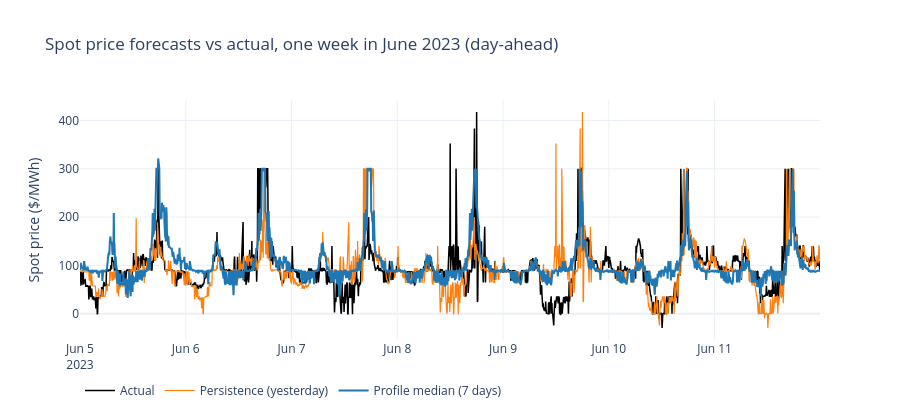

The cell this chart's notebook holds for it:
### Code cell
# Figure 10.1 - Forecast vs actual spot price over one week (forecast issued daily at midnight, 24 h ahead)
wk = spot_y2.loc["2023-06-05":"2023-06-11"]
fc_days = []
for d in pd.date_range("2023-06-05", "2023-06-11", freq="D"):
    tg = wk.index[(wk.index >= d) & (wk.index < d + pd.Timedelta(days=1))]
    fc_days.append(pd.DataFrame({"persistence": persistence_forecast(spot_all, d, tg),
                                 "median": profile_median_forecast(spot_all, d, tg)}))
fc_wk = pd.concat(fc_days)
fig = go.Figure()
fig.add_trace(go.Scatter(x=wk.index, y=wk * 1000, name="Actual", line=dict(color="black", width=1.5)))
fig.add_trace(go.Scatter(x=fc_wk.index, y=fc_wk["persistence"] * 1000, name="Persistence (yesterday)", line=dict(color="#ff7f0e", width=1.2)))
fig.add_trace(go.Scatter(x=fc_wk.index, y=fc_wk["median"] * 1000, name="Profile median (7 days)", line=dict(color="#1f77b4", width=2)))
fig.update_layout(title="Spot price forecasts vs actual, one week in June 2023 (day-ahead)", yaxis_title="Spot price ($/MWh)",
                  template="plotly_white", height=420, legend=dict(orientation="h", yanchor="top", y=-0.15, x=0))
fig.show()

### Figure 1 — Plotly figure (JSON) as saved in the notebook; plotly's stock layout.template omitted (floating-point values rounded to 4 significant figures; data arrays with more than 128 entries replaced by an {"elided": "..."} marker saying what was removed)
{"data": [{"line": {"color": "black", "width": 1.5}, "name": "Actual", "type": "scatter", "x": {"elided": "2016 str values"}, "y": {"elided": "2016 float values"}}, {"line": {"color": "#ff7f0e", "width": 1.2}, "name": "Persistence (yesterday)", "type": "scatter", "x": {"elided": "2016 str values"}, "y": {"elided": "2016 float values"}}, {"line": {"color": "#1f77b4", "width": 2}, "name": "Profile median (7 days)", "type": "scatter", "x": {"elided": "2016 str values"}, "y": {"elided": "2016 float values"}}], "layout": {"height": 420, "legend": {"orientation": "h", "x": 0, "y": -0.15, "yanchor": "top"}, "title": {"text": "Spot price forecasts vs actual, one week in June 2023 (day-ahead)"}, "yaxis": {"title": {"text": "Spot price ($/MWh)"}}}}
